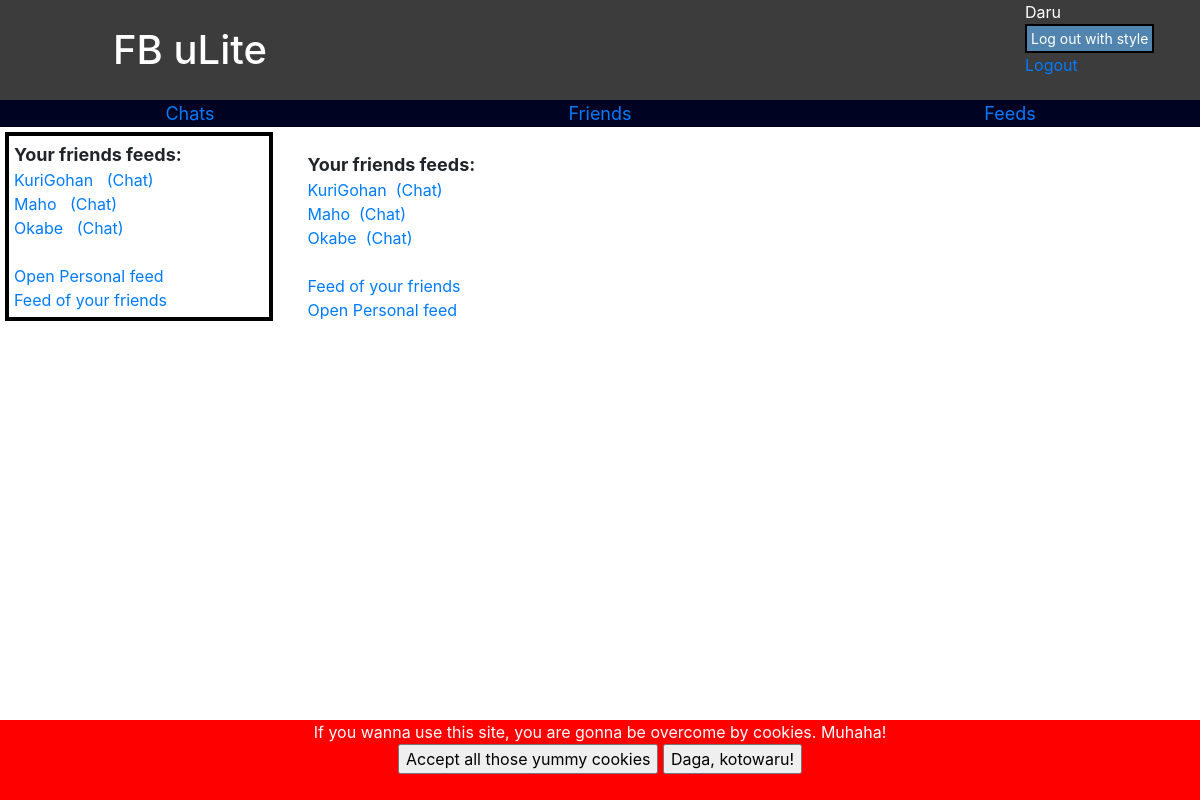
Screenshot of /?exitgroup=1 (signed in) with the database file from the repository.
### tables this page shows
CREATE TABLE `users` (
  `id` int(11) NOT NULL,
  `name` varchar(60) NOT NULL,
  `password` varchar(250) NOT NULL,
  `email` varchar(250) NOT NULL
);

### connect.php (called while the page is built, shortened)
<?php
$conn = NULL;
function getFriends($usrid, $count)
{
    $usrid=(int)$usrid;
    $count=(int)$count;
    global $conn;
    $sql =
        "SELECT name, id FROM users WHERE (
        users.id IN ( select userid1 FROM friendships WHERE (userid0 = '$usrid') ) OR
        users.id IN ( select userid0 FROM friendships WHERE (userid1 = '$usrid') ) )
        AND id != '$usrid' ORDER BY users.name LIMIT $count;";
    $result = $conn->query($sql);
    return $result->fetch_all(MYSQLI_ASSOC);
}
?>

### feed.php (the view, shortened to what this page needs)
<div class="row">
    <div class="col-md-3">
        <div class="boxik">
            <?php
            $friends = getFriends($_SESSION["userid"],10);
            echo("<div id='chat_group_title'>Your friends feeds:</div>");
            for ($i = 0;$i<sizeof($friends);$i++){
                $id =  $friends[$i]["id"];
                $name = $friends[$i]["name"];
                print("<a href='?open_feed=$id'>$name</a> <a href='?open_conversation=$id'>&nbsp (Chat)</a>");
                print("<br>");
            }
            print("<br>");
            print("<a href='?open_feed=".$_SESSION["userid"]."&current_feed_personal=1'>Open Personal feed</a><br>");
            print("<a href='?open_feed=".$_SESSION["userid"]."&current_feed_friends=1'>Feed of your friends</a>");
            ?>
        </div>
    </div>
    <div class="col-md-7">
        <?php
        if (isset($_SESSION["current_feed"]) or isset($_SESSION["friend_feed"])) {
            if(isset($_SESSION["friend_feed"]))
                $messages=$_SESSION["friend_feed"];
            else
                $messages = getChatMessages($_SESSION["current_feed"]);
            echo("<br><div class ='scrollable' id='chat_feed' onload='scrollDown()'>");
            $sizeOfMessages = $messages ? sizeof($messages) : 0;
            if (!$sizeOfMessages) {
                print("
        <div class='chat_message'>
            <span class = 'chat_username'>@BOT</span><br>&nbsp There are no messages!<br>
        </div>
        "
                );
            }
            for ($i = 0; $i < $sizeOfMessages; $i++) {
                $id = $messages[$i]["userid"];
                $username = getUserInfo($id)["name"];
                $mess = $messages[$i]["message"];
                $messid = $messages[$i]["id"];
                $da = $messages[$i]["dated"];
                $stringu = "heeee";
                $likeNumber = getMessageLikes($messid);
                $isLiking = isLiking($messid, $_SESSION["userid"]);
                $classi = $isLiking ? "like_button" : "like_button_blank";
                $getcom = $isLiking ? "removelike=1" : "addlike=1";
                $likeText = " <span class='likebox'>
                    <button class='$classi' onclick='window.location.href=\"?messid=$messid&$getcom\";'></button>
                    </span>";
                if ($id == $_SESSION["userid"] or $_SESSION["current_feed_conversation"])
                    $likeText = "";
                print("
        <div class='chat_message'>
            <span class = 'chat_username'>@$username($id)</span> <span class = 'chat_time'>[$da]</span>  <span class = 'chat_time'>&nbsp ($likeNumber likes)</span>
             $likeText
            <br>&nbsp $mess
        </div>
        "
                );
            }
            echo("</div>");
            $butonText = $_SESSION["current_feed_personal"]?"Add feed":"Send";
            if($_SESSION["current_feed_conversation"] or $_SESSION["current_feed_personal"]) {
                print("
                    <form method='post' id='send_message'>
                    <input type='text' name='feed' autofocus style='width: 100%' placeholder='message'>
                    <input type='submit' value='$butonText' name='feed_btn' class ='login_button' style='width: 100%'>
                    </form>
                    "
                );
            }
        }
        else {
            $friends = getFriends($_SESSION["userid"],10);
            echo("<br><div id='chat_group_title'>Your friends feeds:</div>");
            for ($i = 0;$i<sizeof($friends);$i++){
                $id =  $friends[$i]["id"];
                $name = $friends[$i]["name"];
                print("<a href='?open_feed=$id'>$name</a>&nbsp <a href='?open_conversation=$id'>(Chat)</a>");
                print("<br>");
            }
            print("<br>");
            print("<a href='?open_feed=".$_SESSION["userid"]."&current_feed_friends=1'>Feed of your friends</a><br>");
            print("<a href='?open_feed=".$_SESSION["userid"]."&current_feed_personal=1'>Open Personal feed</a>");
        }
        ?>
    </div>
    <div class="col-md-2"></div>
</div>

### style.css (style rules this page uses)
.boxik { border: solid 4px black; margin: 5px; padding: 5px; }
#chat_group_title { font-weight: bold; font-size: 18px; }

### rows the page displays
users: name "KuriGohan"
users: name "Maho"
users: name "Okabe"

### other values shown
$_SESSION["user"] "Daru"
